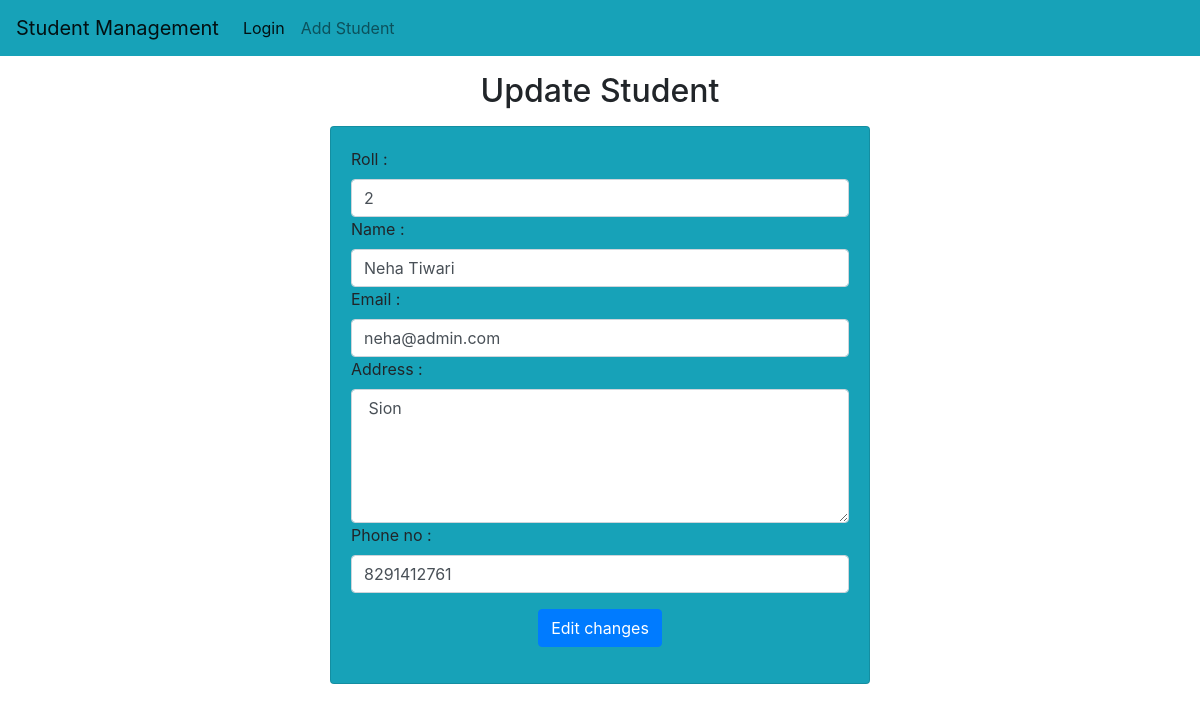
Page /std/update-std/11 on the committed database.
### std/models.py (models this page shows)
class Student(models.Model):
    roll=models.CharField(max_length=100)
    name=models.CharField(max_length=50)
    email=models.CharField(max_length=150)
    address=models.CharField(max_length=200)
    phone=models.CharField(max_length=10)

### std/views.py (the view)
# urls.py: path("update-std/<int:roll>",update_std),
def update_std(request,roll):
    std=Student.objects.get(pk=roll)
    return render(request,"std/update_std.html",{'std':std})

### templates/std/update_std.html (shortened to what this page needs)
<!doctype html>
<html lang="en">
  <head>
    <link rel="stylesheet" href="https://cdn.jsdelivr.net/npm/bootstrap@4.0.0/dist/css/bootstrap.min.css">
  </head>
  <body>
    {% include 'std/navbar.html'%}
    <h2 class="text-center my-3"> Update Student </h2>
    <div class="container">
        <div class="row">
            <div class="col-md-6 offset-md-3">
                <div class="card bg-info">
                    <div class="card-body">
                        <form action="/std/do-update-std/{{std.id}}" method="POST">
                           <div class="md-3">
                            <label for="roll">Roll :</label>
                            <input name="std_roll" type="text" id="roll" class="form-control" placeholder="Enter your roll" required value="{{std.roll}}">
                           </div>
                           <div class="md-3">
                            <label for="name">Name :</label>
                            <input name="std_name" type="text" class="form-control" id="name" placeholder="Enter your name" required value="{{std.name}}">
                           </div>
                           <div class="md-3">
                            <label for="name">Email :</label>
                            <input name="std_email" type="text" class="form-control" id="email" placeholder="Enter your email" required value="{{std.email}}">
                           </div>
                           <div class="md-3">
                            <label for="address">Address :</label>
                            <textarea name="std_address" id="address"  rows="5" class="form-control" placeholder="Enter your address"> {{std.address}}</textarea>
                            </div>
                           <div class="md-3">
                            <label for="phone">Phone no :</label>
                            <input name="std_phone" type="text"  id="phone" class="form-control" placeholder="Enter your phone no" value="{{std.phone}}">
                            </div>
                             <div class="container text-center my-3">
                                <button class="btn btn-primary">Edit changes</button>
                             </div>
                        </form>
                    </div>
                </div>
            </div>
        </div>
    </div>
  </body>
</html>

### rows in the picture
Student: std_roll "2", std_name "Neha Tiwari", std_email "neha@admin.com", std_address "Sion", std_phone "8291412761"
